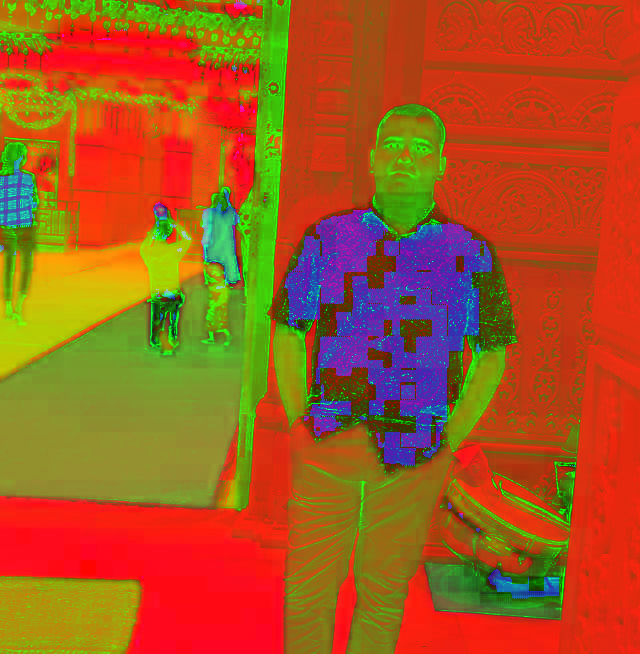
#> input picture Intermidiate/Bp_dip/suv_hsv.png, 640 x 654 px
$ python hsv_to_Rgb.py
#> lines starting #> are read from the running program, lines starting #| are printed output that depends on the picture
import cv2 as c

def hsv_To_Rgb():
    img_hsv=c.imread('suv_hsv.png')
#> img_hsv is the input picture: shape (654, 640, 3); mean B, G, R 31, 87.1, 167.2
    img_rgb=c.cvtColor(img_hsv,c.COLOR_HSV2BGR)
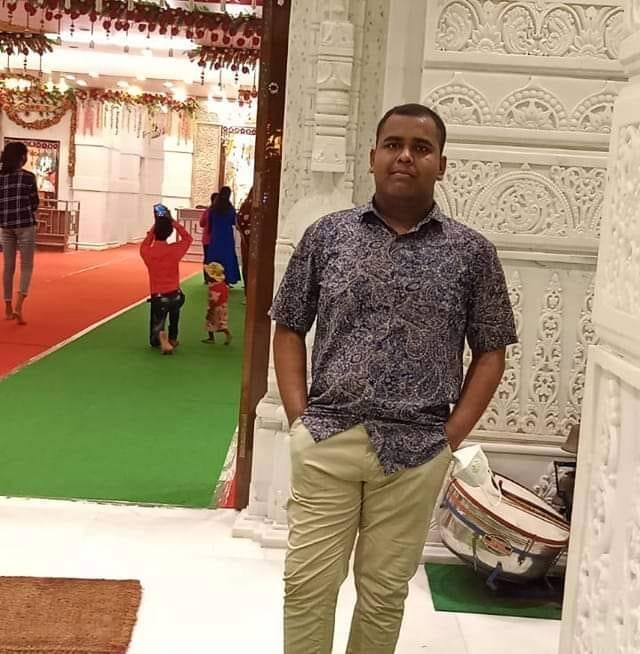
#> img_rgb: shape (654, 640, 3); mean B, G, R 118.3, 143.8, 163.1
    c.imshow('hsv_to_Rgb',img_rgb)
    c.waitKey(0)
    c.destroyAllWindows()


if __name__=="__main__":
    hsv_To_Rgb()
